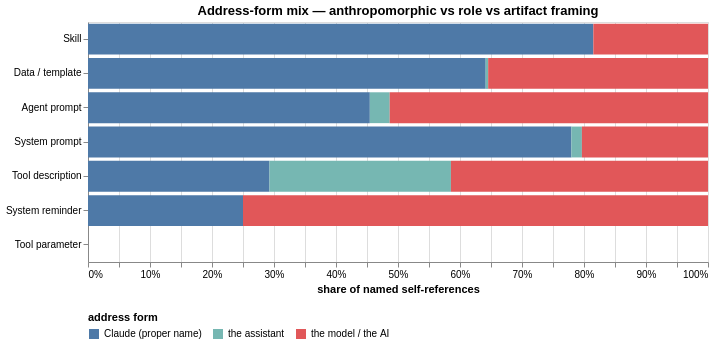

The notebook cell saved with this chart:
### Code cell
"""Address-form distribution per category — how the model is named."""

af_rows = []
for cat in cats:
    af = by_category[cat]["metrics"]["address_form"]
    for k, label in [("selfref_claude", "Claude (proper name)"),
                     ("selfref_assistant", "the assistant"),
                     ("selfref_model", "the model / the AI")]:
        af_rows.append({"category": cat, "form": label, "count": af.get(k, 0)})
af_df_long = pd.DataFrame(af_rows)

cat_order_af = (af_df_long.groupby("category")["count"].sum()
                          .sort_values(ascending=False).index.tolist())

af_chart = (
    alt.Chart(af_df_long)
    .mark_bar()
    .encode(
        y=alt.Y("category:N", sort=cat_order_af, title=None),
        x=alt.X("count:Q", stack="normalize",
                title="share of named self-references",
                axis=alt.Axis(format="%")),
        color=alt.Color("form:N",
                        scale=alt.Scale(domain=["Claude (proper name)", "the assistant",
                                                  "the model / the AI"],
                                        range=["#4e79a7", "#76b7b2", "#e15759"]),
                        legend=alt.Legend(title="address form", orient="bottom")),
        order=alt.Order("form:N", sort="ascending"),
        tooltip=[
            alt.Tooltip("category:N"),
            alt.Tooltip("form:N"),
            alt.Tooltip("count:Q", format=","),
        ],
    )
    .properties(width=620, height=240,
                title="Address-form mix — anthropomorphic vs role vs artifact framing")
)

save_chart(af_chart, "15-address-form-by-category")

### Figure 1 — Vega-Lite specification as saved in the notebook (floating-point values rounded to 4 significant figures)
{"config": {"view": {"continuousWidth": 300, "continuousHeight": 300}}, "data": {"name": "data-c8f3c053f9d937b45353c8de1a9f762a"}, "mark": {"type": "bar"}, "encoding": {"color": {"field": "form", "legend": {"orient": "bottom", "title": "address form"}, "scale": {"domain": ["Claude (proper name)", "the assistant", "the model / the AI"], "range": ["#4e79a7", "#76b7b2", "#e15759"]}, "type": "nominal"}, "order": {"field": "form", "sort": "ascending", "type": "nominal"}, "tooltip": [{"field": "category", "type": "nominal"}, {"field": "form", "type": "nominal"}, {"field": "count", "format": ",", "type": "quantitative"}], "x": {"axis": {"format": "%"}, "field": "count", "stack": "normalize", "title": "share of named self-references", "type": "quantitative"}, "y": {"field": "category", "sort": ["Skill", "Data / template", "Agent prompt", "System prompt", "Tool description", "System reminder", "Tool parameter"], "title": null, "type": "nominal"}}, "height": 240, "title": "Address-form mix — anthropomorphic vs role vs artifact framing", "width": 620, "$schema": "https://vega.github.io/schema/vega-lite/v6.4.1.json", "datasets": {"data-c8f3c053f9d937b45353c8de1a9f762a": [{"category": "Agent prompt", "form": "Claude (proper name)", "count": 85}, {"category": "Agent prompt", "form": "the assistant", "count": 6}, {"category": "Agent prompt", "form": "the model / the AI", "count": 96}, {"category": "Data / template", "form": "Claude (proper name)", "count": 161}, {"category": "Data / template", "form": "the assistant", "count": 1}, {"category": "Data / template", "form": "the model / the AI", "count": 89}, {"category": "Skill", "form": "Claude (proper name)", "count": 216}, {"category": "Skill", "form": "the assistant", "count": 0}, {"category": "Skill", "form": "the model / the AI", "count": 49}, {"category": "System prompt", "form": "Claude (proper name)", "count": 46}, {"category": "System prompt", "form": "the assistant", "count": 1}, {"category": "System prompt", "form": "the model / the AI", "count": 12}, {"category": "System reminder", "form": "Claude (proper name)", "count": 1}, {"category": "System reminder", "form": "the assistant", "count": 0}, {"category": "System reminder", "form": "the model / the AI", "count": 3}, {"category": "Tool description", "form": "Claude (proper name)", "count": 12}, {"category": "Tool description", "form": "the assistant", "count": 12}, {"category": "Tool description", "form": "the model / the AI", "count": 17}, {"category": "Tool parameter", "form": "Claude (proper name)", "count": 0}, {"category": "Tool parameter", "form": "the assistant", "count": 0}, {"category": "Tool parameter", "form": "the model / the AI", "count": 0}]}}
